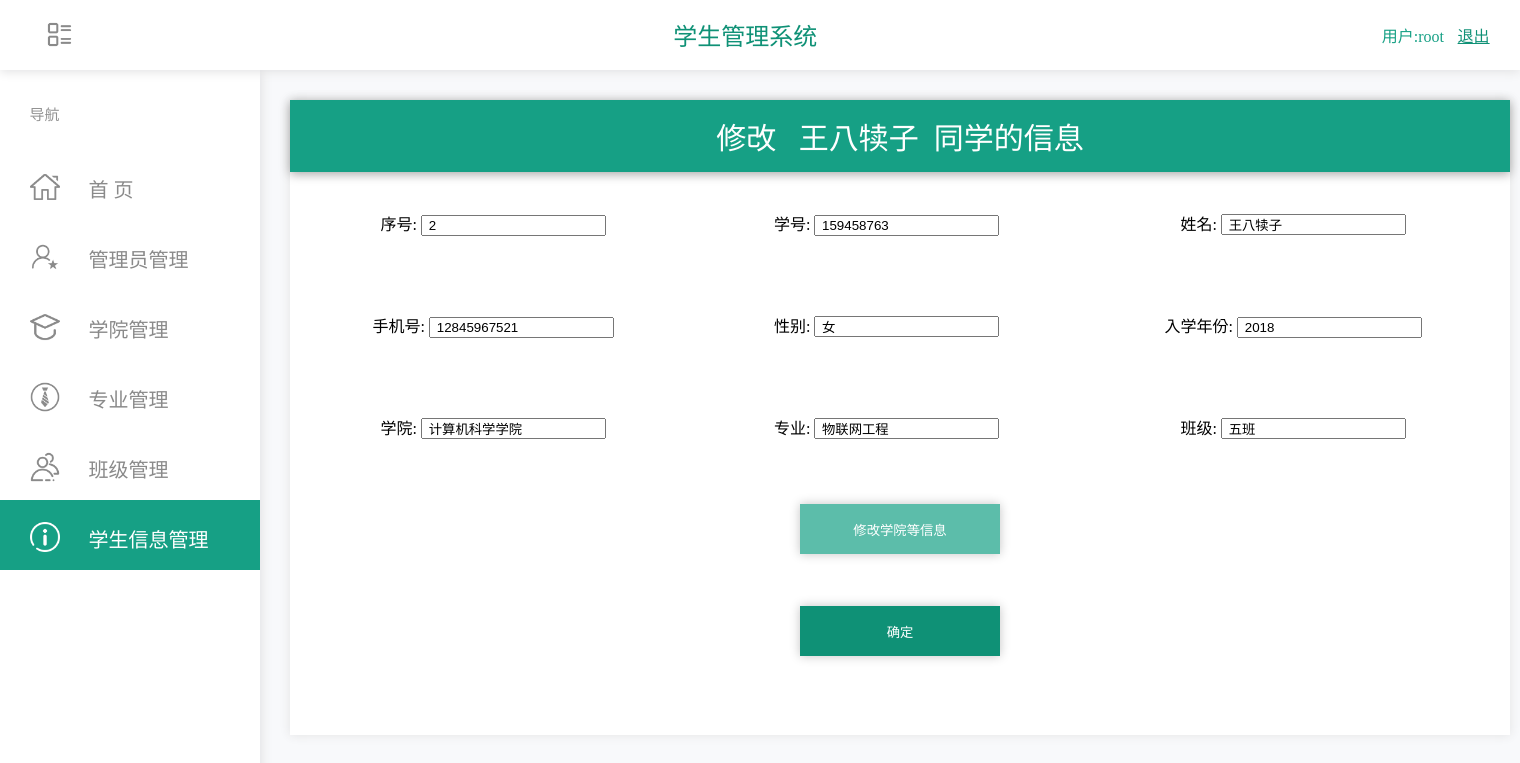
/php/modify.php?id=2 (signed in), run on the app's committed database.
### tables this page shows
CREATE TABLE `student`  (
  `id` int(11) NOT NULL AUTO_INCREMENT COMMENT 'id',
  `student_num` varchar(11) NULL DEFAULT NULL COMMENT '学号',
  `name` varchar(30) NULL DEFAULT NULL COMMENT '姓名',
  `phone_number` varchar(30) NULL DEFAULT NULL COMMENT '手机号',
  `sex` enum('男','女') NULL DEFAULT NULL COMMENT '性别',
  `year` varchar(30) NULL DEFAULT NULL COMMENT '入学年份',
  `college_id` int(30) NULL DEFAULT NULL COMMENT '学院id',
  `major_id` int(30) NULL DEFAULT NULL COMMENT '专业id',
  `class_id` int(30) NULL DEFAULT NULL COMMENT '班级id',
  `c_time` varchar(30) NULL DEFAULT NULL COMMENT '创建时间',
  `u_time` varchar(30) NULL DEFAULT NULL COMMENT '修改时间',
  `delete_flag` enum('1','0') NULL DEFAULT '1',
  PRIMARY KEY (`id`) USING BTREE
);

CREATE TABLE `college`  (
  `id` int(11) NOT NULL AUTO_INCREMENT COMMENT 'id',
  `college_name` varchar(30) NULL DEFAULT NULL COMMENT '学院名',
  `c_time` varchar(30) NULL DEFAULT NULL COMMENT '创建时间',
  `u_time` varchar(30) NULL DEFAULT NULL COMMENT '修改时间',
  `delete_flag` enum('1','0') NULL DEFAULT '1',
  PRIMARY KEY (`id`) USING BTREE
);

CREATE TABLE `major`  (
  `id` int(11) NOT NULL AUTO_INCREMENT COMMENT 'id',
  `major_name` varchar(255) NULL DEFAULT NULL COMMENT '专业名',
  `college_id` int(11) NULL DEFAULT NULL COMMENT '学院id',
  `c_time` varchar(30) NULL DEFAULT NULL COMMENT '创建时间',
  `u_time` varchar(30) NULL DEFAULT NULL COMMENT '修改时间',
  `delete_flag` enum('1','0') NULL DEFAULT '1',
  PRIMARY KEY (`id`) USING BTREE
);

CREATE TABLE `class`  (
  `id` int(11) NOT NULL AUTO_INCREMENT COMMENT 'id',
  `class_name` varchar(30) NULL DEFAULT NULL COMMENT '班级名',
  `college_id` int(10) NULL DEFAULT NULL COMMENT '学院id',
  `major_id` int(10) NULL DEFAULT NULL COMMENT '专业id',
  `c_time` varchar(30) NULL DEFAULT NULL COMMENT '创建时间',
  `u_time` varchar(30) NULL DEFAULT NULL COMMENT '修改时间',
  `delete_flag` enum('1','0') NULL DEFAULT '1',
  PRIMARY KEY (`id`) USING BTREE
);

### php/modify.php (the view, shortened to what this page needs)
<!doctype html>
<?php
    $idd=$_GET['id'];
    $serve = 'localhost:3306';
    $username = 'root';
    $password = 'root';
    $dbname = 'school';
    $link = mysqli_connect($serve,$username,$password,$dbname);
    mysqli_set_charset($link,'UTF-8');
    $ming='select * from student,class,major,college where student.id=' . $idd . ' and student.class_id=class.id and student.major_id=major.id and student.college_id = college.id';
    $result = mysqli_query($link,$ming);
    $row = mysqli_fetch_array($result);
?>
<html>
<head>
    <link href="../css/modify.css" rel="stylesheet" type="text/css">
    <link href="../css/base.css" rel="stylesheet" type="text/css">
</head>
<body>
    <div id="head">
        <img id="img_head" src="../img/lie.png">
        <div id="logo">
            <p id="logo-text">学生管理系统</p>
        </div>
        <p id="user-text" ><?php echo "用户:" . $_SESSION['username']; ?> </p>
        <a id="exit-text" href="../login.php">退出</a>
    </div>
    <div id="nav">
        <p id="text_nav" >导航</p>
        <div id="menu" >
            <a id="menu-u0" href="../index.php">
                <img id="img-u0" src="../img/u0-0.png" ></img>
                <p id="text-u0">首 页</p>
            </a>
            <a id="menu-u1" href="../admin.php">
                <img id="img-u1" src="../img/u1-1.png" ></img>
                <p id="text-u1">管理员管理</p>
            </a>
            <a id="menu-u2" href="../college.php">
                <img id="img-u2" src="../img/u2-2.png" ></img>
                <p id="text-u2">学院管理</p>
            </a>
            <a id="menu-u3" href="../major.php">
                <img id="img-u3" src="../img/u3-3.png" ></img>
                <p id="text-u3">专业管理</p>
            </a>
            <a id="menu-u4" href="../class.php">
                <img id="img-u4" src="../img/u4-4.png" ></img>
                <p id="text-u4">班级管理</p>
            </a>
            <a id="menu-u5" href="../student.php">
                <img id="img-u5" src="../img/u5.png" ></img>
                <p id="text-u5">学生信息管理</p>
            </a>
        </div>
    </div>
    <div id="con">
        <form method="post" action="mod.php">
            <table>
                <tr>
                    <td colspan="3" id="tda" >修改&nbsp;&nbsp; <?php echo $row['name']; ?>&nbsp;&nbsp;同学的信息</td>
                </tr>
                <tr>
                    <td>序号:    <input readonly="readonly" name="id" type="text" value=" <?php echo $idd; ?> "></td>
                    <td>学号:    <input name="student_num" type="text" value=" <?php echo $row['student_num']; ?> "></td>
                    <td>姓名:    <input name="name" type="text" value=" <?php echo $row['name']; ?> "></td>
                </tr>
                <tr>
                    <td>手机号:  <input name="phone_number" type="text" value=" <?php echo $row['phone_number']; ?> "></td>
                    <td>性别:    <input name="sex" type="text" value=" <?php echo $row['sex']; ?> "></td>
                    <td>入学年份: <input name="year" type="text" value=" <?php echo $row['year']; ?> "></td>
                </tr>
                <tr id="abc">
                    <td id="td_aa">学院:  <input readonly="readonly" name="college_id" type="text" value=" <?php echo $row['college_name']; ?> "></td>
                    <td id="td_bb">专业:    <input readonly="readonly" name="major_id" type="text" value=" <?php echo $row['major_name']; ?> "></td>
                    <td id="td_cc">班级: <input readonly="readonly" name="class_id" type="text" value=" <?php echo $row['class_name']; ?> "></td>
                </tr>
                <tr>
                    <td colspan="3" id="aa">
                        <button id="bb" type="button" οnclick="#">修改学院等信息</button>
                    </td>
                </tr>
                <tr>
                    <td colspan="3">
                        <input type="submit" value="确定" >
                    </td>
                </tr>
            </table>
        </form>
    </div>
</body>
</html>

### css/modify.css (style rules this page uses)
#menu { position: absolute; background-color: #54DAEB; width: 260px; height: 420px; top: 150px; left: 0px; }
#menu-u0 { position: absolute; background-color: #ffffff; width: 260px; height: 70px; top: 0px; left: 0px; }
#menu-u1 { position: absolute; background-color: #ffffff; width: 260px; height: 70px; top: 70px; left: 0px; }
#menu-u2 { position: absolute; background-color: #ffffff; width: 260px; height: 70px; top: 140px; left: 0px; }
#menu-u3 { position: absolute; background-color: #ffffff; width: 260px; height: 70px; top: 210px; left: 0px; }
#menu-u4 { position: absolute; background-color: #ffffff; width: 260px; height: 70px; top: 280px; left: 0px; }
#menu-u5 { position: absolute; background-color: #16a085; width: 260px; height: 70px; top: 350px; left: 0px; }
#img-u0,#img-u1,#img-u2,#img-u3,#img-u4,#img-u5 { position: absolute; width: 30px; height: 30px; top: 31%; left: 30px; }
#text-u5 { position: absolute; color: #ffffff; font-size: 20px; top: 6%; left: 34%; }
#text-u1,#text-u2,#text-u3,#text-u4,#text-u0 { position: absolute; color: #8a8a8a; font-size: 20px; top: 6%; left: 34%; }
#tda { height:70px; background-color: #16a085; font-size: 30px; color: #ffffff; box-shadow: 0px 2px 10px #a4a4a4; }
table { border-collapse:collapse; width:100%; }
td { height:100px; vertical-align:center; text-align:center; }
input[type=submit],#button { color: #ffffff; border: none; background-color: #0f9176; width: 200px; height: 50px; box-shadow: 0px 0px 10px #c4c4c4; }
#bb { color: #ffffff; border: none; background-color: #5cbdaa; width: 200px; height: 50px; box-shadow: 0px 0px 10px #c4c4c4; }

### css/base.css (style rules this page uses)
body { background-color: #f8f9fb; }
#head { background-color: #ffffff; position: absolute; top: 0px; left: 0px; height: 70px; width: 100%; box-shadow: 0px 2px 10px #e2e2e3; z-index: 100; }
#img_head { position: absolute; width: 27px; height: 27px; top: 30%; left: 3%; }
#logo { position: absolute; background-color: #ffffff; width: 260px; height: 60px; top: 5px; left: 41%; }
#logo-text { font-size: 24px; color: #0f9176; position: absolute; left: 50px; top: -20%; }
#user-text { color: #16a085; position: absolute; right: 5%; top: 10%; }
#exit-text { color: #0f9176; position: absolute; right: 2%; top: 33%; }
#nav { position: absolute; background-color: #ffffff; width: 260px; height: 100%; top: 0px; left: 0px; box-shadow: 2px 0px 10px #e2e2e3; z-index: 98; }
#text_nav { color: #929292; font-size: 15px; position: absolute; left: 29.438px; top: 88px; }
#con { position: absolute; background-color: #ffffff; width: 1220px; height: 635px; top: 100px; left: 290px; box-shadow: 0px 0px 10px #e2e2e3; z-index: 97; }

### data on the page
student: name "王八犊子", student_num "159458763", phone_number "12845967521", sex "女", year "2018", college_id "计算机科学学院", major_id "物联网工程", class_id "五班"

### other printed values
$_SESSION['username'] "root"
